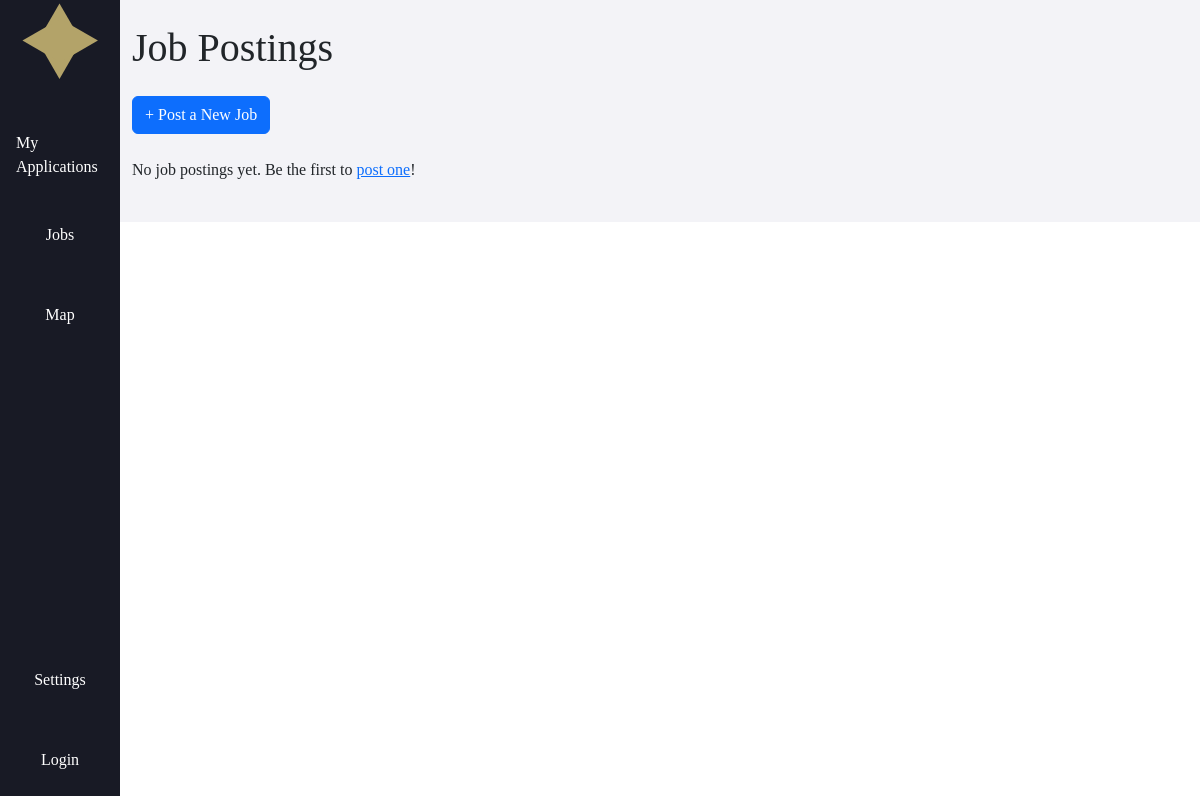
The app's page /jobs/, older data.
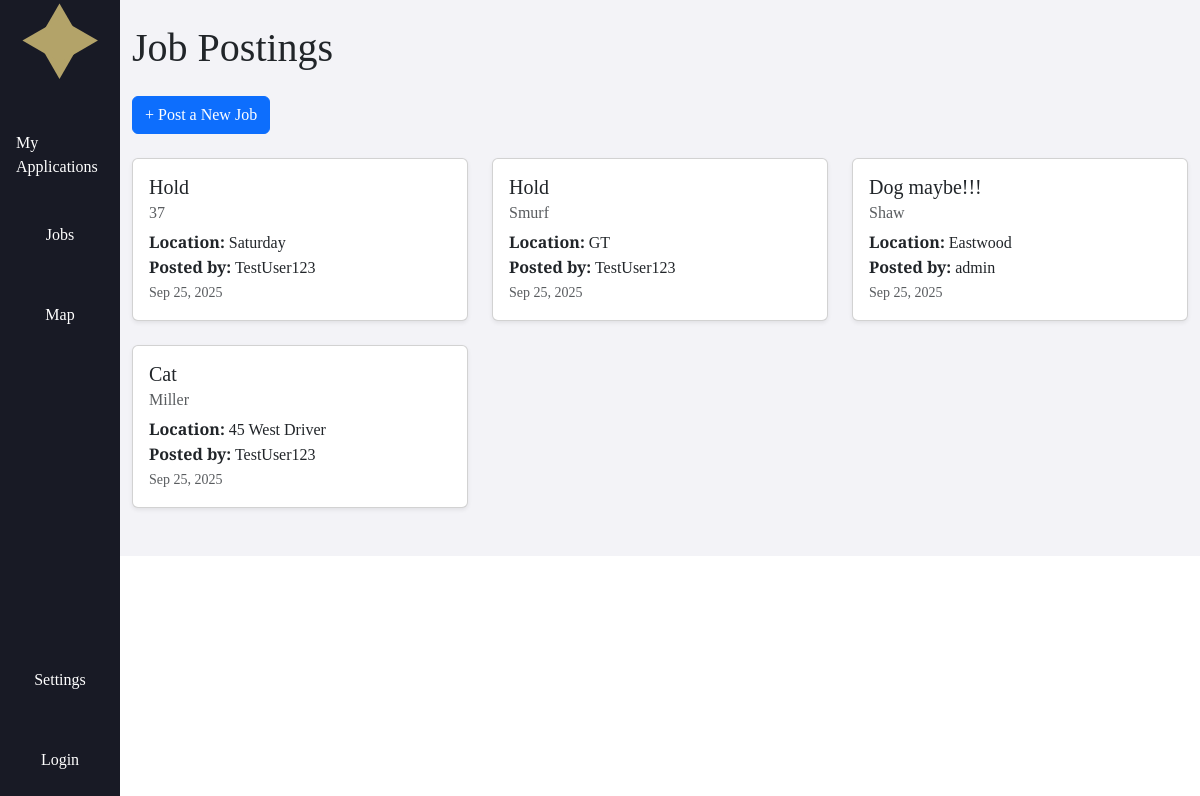
The same page, newer data.
### jobs/models.py (models this page shows, shortened)
class JobPosting(models.Model):
    title = models.CharField(max_length=200)
    description = models.TextField()
    company = models.CharField(max_length=100)
    location = models.CharField(max_length=100)
    posted_by = models.ForeignKey(User, on_delete=models.CASCADE)  # recruiter
    date_posted = models.DateTimeField(auto_now_add=True)

### accounts/models.py (models this page shows)
class CustomUser(AbstractUser):
    ROLE_CHOICES = (
        ("recruiter", "Recruiter"),
        ("user", "User"),
    )
    role = models.CharField(max_length=20, choices=ROLE_CHOICES, default="user")

### jobs/views.py (the view)
# urls.py: path('', views.job_list, name='job_list'),
def job_list(request):
    jobs = JobPosting.objects.all().order_by('-date_posted')
    return render(request, 'jobs/job_list.html', {'jobs': jobs})

### jobble/context_processors.py (called while the page is built, shortened)
def user_template(request):
    return {"base_template": "base.html"}           # default for anonymous users

### jobs/templates/jobs/job_list.html (shortened to what this page needs)
{% extends base_template %}
{% load static %}
{% block content %}
<div class="container py-4">
  <h1 class="mb-4">Job Postings</h1>
  <div class="mb-4">
    <a href="{% url 'create_job' %}" class="btn btn-primary">+ Post a New Job</a>
  </div>
  <div class="row">
    {% for job in jobs %}
      <div class="col-md-6 col-lg-4 mb-4">
        <div class="card shadow-sm h-100">
          <div class="card-body">
            <h5 class="card-title">{{ job.title }}</h5>
            <h6 class="card-subtitle mb-2 text-muted">{{ job.company }}</h6>
            <p class="card-text">
              <strong>Location:</strong> {{ job.location }}<br>
              <strong>Posted by:</strong> {{ job.posted_by.username }}<br>
              <small class="text-muted">{{ job.date_posted|date:"M d, Y" }}</small>
            </p>
          </div>
        </div>
      </div>
    {% empty %}
      <p>No job postings yet. Be the first to <a href="{% url 'create_job' %}">post one</a>!</p>
    {% endfor %}
  </div>
</div>
{% endblock content %}

Row changes from the older to the newer data that the page shows:
added JobPosting: title "Hold", company "37", location "Saturday", posted_by.username "TestUser123", date_posted "Sep 25, 2025"
added JobPosting: title "Hold", company "Smurf", location "GT", posted_by.username "TestUser123", date_posted "Sep 25, 2025"
added JobPosting: title "Dog maybe!!!", company "Shaw", location "Eastwood", posted_by.username "admin", date_posted "Sep 25, 2025"
added JobPosting: title "Cat", company "Miller", location "45 West Driver", posted_by.username "TestUser123", date_posted "Sep 25, 2025"
Text that changed along with them:
text no longer shown: "No job postings yet. Be the first to post one !"
